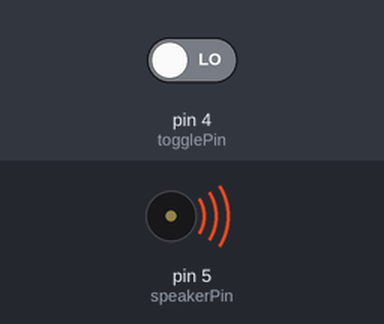
A sketch run on a simulated Arduino Uno, built with avr-gcc and run on an emulated ATmega328P. Shown: buzzer (waves = sounding). The inputs (shaded band) are chosen by the test bench; at power-on: pin 4 (togglePin) LOW.

Above: at 11.19 s.
11.6 s: pin 4 (togglePin) driven LOW
At 20.7 s:
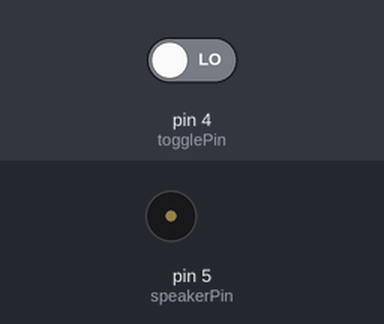
Timing chart, 0 to 27.9 s (numbered marks = the images above; inputs shaded):
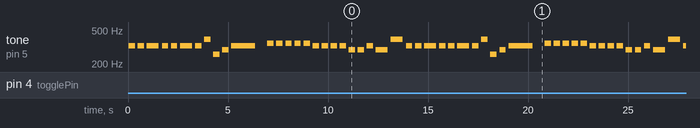

The sketch:

jingle_bells.ino
```cpp
int togglePin = 4;
int state = HIGH;
int reading;
int previous = LOW;
long time = 0;
long debounce = 100;

int speakerPin = 5;
int length = 26;
char notes[] = "eeeeeeegcde fffffeeeeddedg";
int beats[] = { 1, 1, 2, 1, 1, 2, 1, 1, 1, 1, 4, 1, 1, 1, 1, 1, 1, 1, 1, 1, 1, 1, 1, 1, 2, 2};

int tempo = 300;

void checkState() {
  reading = digitalRead(togglePin);

  if (reading == HIGH && previous == LOW && millis() - time > debounce) {
    if (state == HIGH)
      state = LOW;
    else
      state = HIGH;

    time = millis();
  }

  previous = reading;
}

void playTone(int tone, int duration) {
  for (long i = 0; i < duration * 1000L; i += tone * 2) {
    digitalWrite(speakerPin, HIGH);
    delayMicroseconds(tone);
    digitalWrite(speakerPin, LOW);
    delayMicroseconds(tone);
  }
}
void playNote(char note, int duration) {
  char names[] = { 'c', 'd', 'e', 'f', 'g', 'a', 'b', 'C' };
  int tones[] = { 1915, 1700, 1519, 1432, 1275, 1136, 1014, 956 };

  // play the tone corresponding to the note name
  for (int i = 0; i < 8; i++) {
    if (names[i] == note) {
      playTone(tones[i], duration);
    }
  }
}
void jingle() {
    for (int i = 0; i < length; i++) {
    if (notes[i] == ' ') {
      delay(beats[i] * tempo); // rest
    } else {
      playNote(notes[i], beats[i] * tempo);
    }

    // pause between notes
    delay(tempo / 2);
  }
}
void mute() {
  digitalWrite(speakerPin, LOW);
}

void setup() {
  pinMode(togglePin, INPUT);
  pinMode(speakerPin, OUTPUT);
}
void loop() {
  checkState();
  if (state == HIGH) {
    jingle();
  } else {
    mute();
  }
}
```

Measured:
- by itself, tone on pin 5 (speakerPin): plays 328 Hz for 0.32 s, 293 Hz for 0.60 s, 391 Hz for 0.60 s, 328 Hz for 0.32 s, 328 Hz for 0.32 s, 328 Hz for 0.60 s … (29 notes in this stretch)
